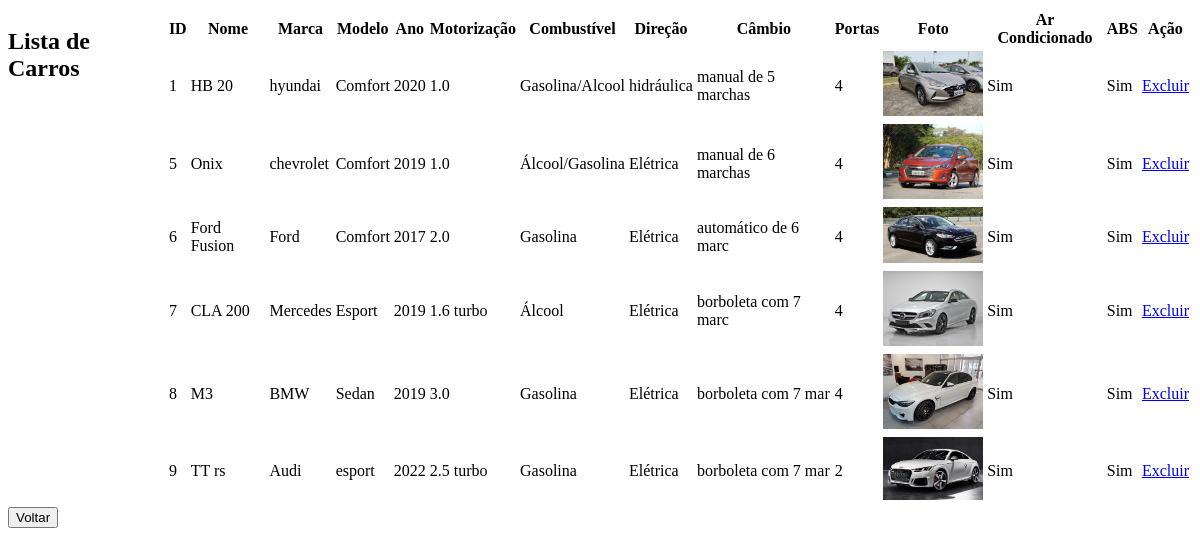
Screenshot of /paginas/lista-de-carros.php with the database file from the repository.
### tables this page shows
CREATE TABLE `tb_adicionar_carro` (
  `id` int(11) NOT NULL,
  `nome` varchar(120) NOT NULL,
  `marca` varchar(120) NOT NULL,
  `modelo` varchar(120) NOT NULL,
  `ano` int(11) NOT NULL,
  `motorizacao` varchar(10) NOT NULL,
  `combustivel` varchar(30) NOT NULL,
  `direcao` varchar(50) NOT NULL,
  `cambio` varchar(20) NOT NULL,
  `portas` int(11) NOT NULL,
  `foto` varchar(255) NOT NULL,
  `ar` varchar(50) NOT NULL,
  `abs` varchar(4) NOT NULL,
  `alugado` int(11) NOT NULL,
  `preco` decimal(10,2) NOT NULL
);

### paginas/lista-de-carros.php (the view, shortened to what this page needs)
<!DOCTYPE html>
<html lang="en">
<head>
    <link rel="stylesheet" href="../CSS/styles_cadastro.css">
</head>
<body>
<div class="container">
    <h2>Lista de Carros</h2>
    <table class="table">
        <thead>
            <tr>
                <th>ID</th>
                <th>Nome</th>
                <th>Marca</th>
                <th>Modelo</th>
                <th>Ano</th>
                <th>Motorização</th>
                <th>Combustível</th>
                <th>Direção</th>
                <th>Câmbio</th>
                <th>Portas</th>
                <th>Foto</th>
                <th>Ar Condicionado</th>
                <th>ABS</th>
                <th>Ação</th>
            </tr>
        </thead>
        <tbody>
            <?php
            $servername = "localhost";
            $username = "root";
            $password = "";
            $dbname = "alugue";
            $conn = new mysqli($servername, $username, $password, $dbname);
            $sql = "SELECT * FROM tb_adicionar_carro";
            $result = $conn->query($sql);
            if ($result->num_rows > 0) {
                while ($row = $result->fetch_assoc()) {
                    echo "<tr>";
                    echo "<td>" . $row['id'] . "</td>";
                    echo "<td>" . $row['nome'] . "</td>";
                    echo "<td>" . $row['marca'] . "</td>";
                    echo "<td>" . $row['modelo'] . "</td>";
                    echo "<td>" . $row['ano'] . "</td>";
                    echo "<td>" . $row['motorizacao'] . "</td>";
                    echo "<td>" . $row['combustivel'] . "</td>";
                    echo "<td>" . $row['direcao'] . "</td>";
                    echo "<td>" . $row['cambio'] . "</td>";
                    echo "<td>" . $row['portas'] . "</td>";
                    echo "<td><img src='../img/" . $row['foto'] . "' alt='Foto do Carro' style='max-width: 100px;'></td>";
                    echo "<td>" . ($row['ar'] == 1 ? 'Sim' : 'Não') . "</td>";
                    echo "<td>" . ($row['abs'] == 1 ? 'Sim' : 'Não') . "</td>";
                    echo "<td><a href='../paginas/excluir-carro.php?id=" . $row['id'] . "' class='btn btn-danger'>Excluir</a></td>";
                    echo "</tr>";
                }
            } else {
                echo "<tr><td colspan='14'>Nenhum carro encontrado.</td></tr>";
            }
            ?>
        </tbody>
    </table>
</div>
<a href="../paginas/adc-veiculos.php">
    <button type="submit" class="btn btn-warning" > Voltar </button>
</a>
</body>
</html>

### CSS/styles_cadastro.css (style rules this page uses)
.container { display: flex; flex-direction: row; flex-wrap: nowrap; }

### rows the page displays
tb_adicionar_carro: id "1", nome "HB 20", marca "hyundai", modelo "Comfort", ano "2020", motorizacao "1.0", combustivel "Gasolina/Alcool", direcao "hidráulica", cambio "manual de 5 marchas", portas "4", foto (picture), ar "Sim", abs "Sim"
tb_adicionar_carro: id "5", nome "Onix", marca "chevrolet", modelo "Comfort", ano "2019", motorizacao "1.0", combustivel "Álcool/Gasolina", direcao "Elétrica", cambio "manual de 6 marchas", portas "4", foto (picture), ar "Sim", abs "Sim"
tb_adicionar_carro: id "6", nome "Ford Fusion", marca "Ford", modelo "Comfort", ano "2017", motorizacao "2.0", combustivel "Gasolina", direcao "Elétrica", cambio "automático de 6 marc", portas "4", foto (picture), ar "Sim", abs "Sim"
tb_adicionar_carro: id "7", nome "CLA 200", marca "Mercedes", modelo "Esport", ano "2019", motorizacao "1.6 turbo", combustivel "Álcool", direcao "Elétrica", cambio "borboleta com 7 marc", portas "4", foto (picture), ar "Sim", abs "Sim"
tb_adicionar_carro: id "8", nome "M3", marca "BMW", modelo "Sedan", ano "2019", motorizacao "3.0", combustivel "Gasolina", direcao "Elétrica", cambio "borboleta com 7 mar", portas "4", foto (picture), ar "Sim", abs "Sim"
tb_adicionar_carro: id "9", nome "TT rs", marca "Audi", modelo "esport", ano "2022", motorizacao "2.5 turbo", combustivel "Gasolina", direcao "Elétrica", cambio "borboleta com 7 mar", portas "2", foto (picture), ar "Sim", abs "Sim"
